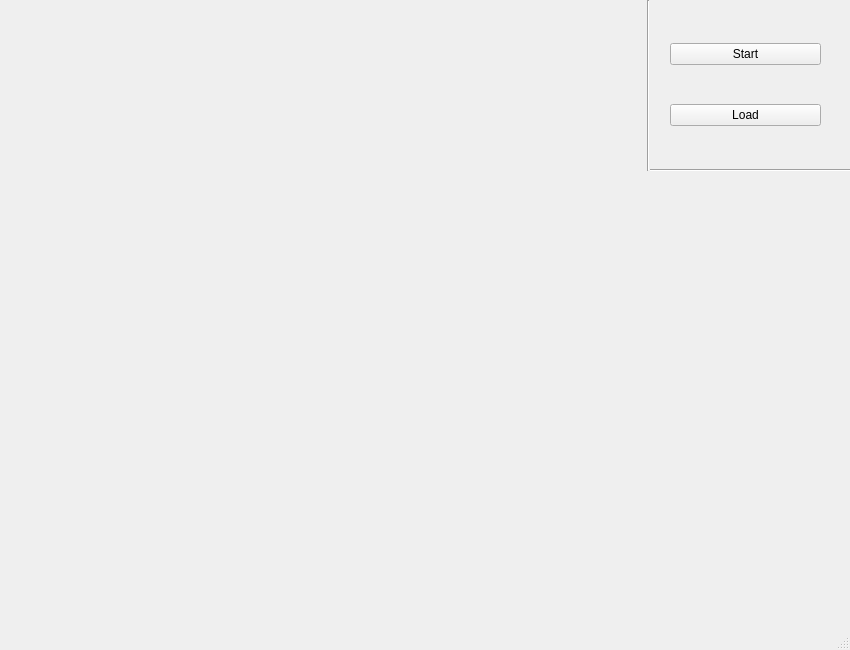
<?xml version="1.0" encoding="UTF-8"?>
<ui version="4.0">
 <class>MainWindow</class>
 <widget class="QMainWindow" name="MainWindow">
  <property name="geometry">
   <rect>
    <x>0</x>
    <y>0</y>
    <width>850</width>
    <height>650</height>
   </rect>
  </property>
  <property name="windowTitle">
   <string>MainWindow</string>
  </property>
  <widget class="QWidget" name="centralwidget">
   <widget class="QWidget" name="verticalLayoutWidget">
    <property name="geometry">
     <rect>
      <x>670</x>
      <y>10</y>
      <width>151</width>
      <height>151</height>
     </rect>
    </property>
    <layout class="QVBoxLayout" name="verticalLayout">
     <item>
      <widget class="QPushButton" name="ButtonStart">
       <property name="text">
        <string>Start</string>
       </property>
      </widget>
     </item>
     <item>
      <widget class="QPushButton" name="ButtonLoad">
       <property name="text">
        <string>Load</string>
       </property>
      </widget>
     </item>
    </layout>
   </widget>
   <widget class="Line" name="line">
    <property name="geometry">
     <rect>
      <x>640</x>
      <y>0</y>
      <width>16</width>
      <height>171</height>
     </rect>
    </property>
    <property name="orientation">
     <enum>Qt::Vertical</enum>
    </property>
   </widget>
   <widget class="Line" name="line_2">
    <property name="geometry">
     <rect>
      <x>650</x>
      <y>160</y>
      <width>201</width>
      <height>20</height>
     </rect>
    </property>
    <property name="orientation">
     <enum>Qt::Horizontal</enum>
    </property>
   </widget>
  </widget>
  <widget class="QMenuBar" name="menubar">
   <property name="geometry">
    <rect>
     <x>0</x>
     <y>0</y>
     <width>850</width>
     <height>19</height>
    </rect>
   </property>
  </widget>
  <widget class="QStatusBar" name="statusbar"/>
 </widget>
 <resources/>
 <connections/>
</ui>
